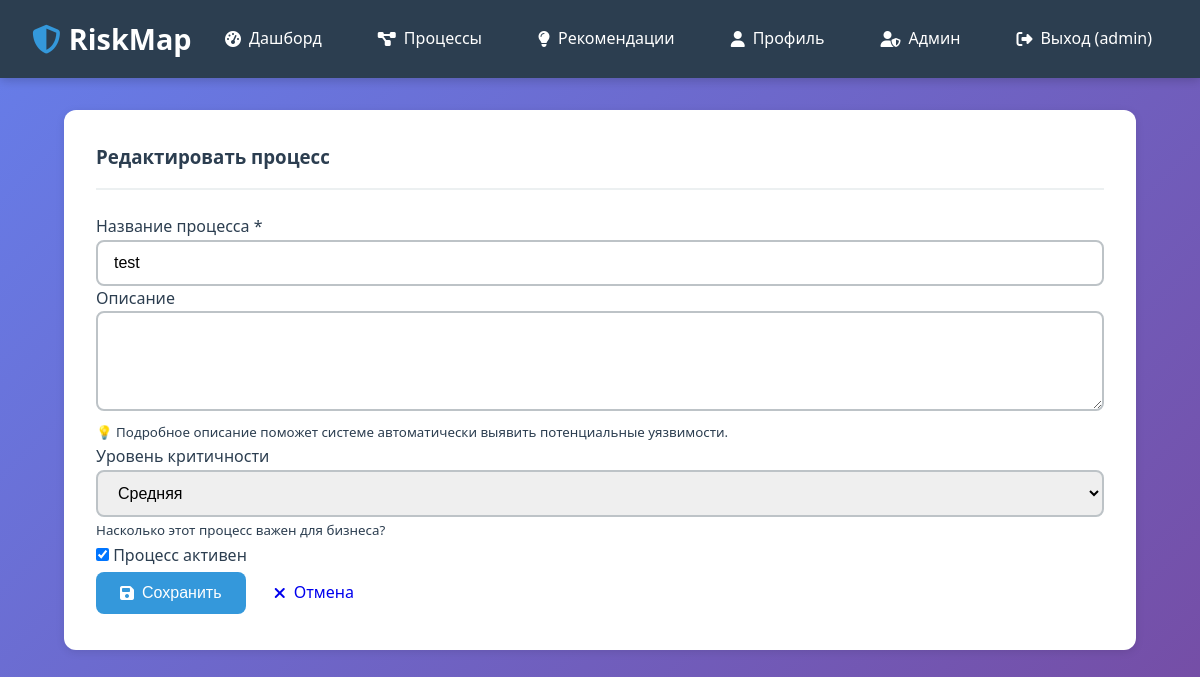
Page /processes/9/edit/ (signed in) on the committed database.
### apps/authentication/models.py (models this page shows, shortened)
class User(AbstractUser):
    email = models.EmailField(unique=True, verbose_name='Email')
    created_at = models.DateTimeField(auto_now_add=True, verbose_name='Дата регистрации')
    updated_at = models.DateTimeField(auto_now=True, verbose_name='Дата обновления')
    USERNAME_FIELD = 'username'
    REQUIRED_FIELDS = ['email']
    class Meta:
        verbose_name = 'Пользователь'
        verbose_name_plural = 'Пользователи'
        ordering = ['-created_at']
        db_table = 'users'

### apps/core/models.py (models this page shows, shortened)
class BusinessProcess(models.Model):
    CRITICALITY_CHOICES = [
        ('low', 'Низкая'),
        ('medium', 'Средняя'),
        ('high', 'Высокая'),
        ('critical', 'Критическая'),
    ]
    name = models.CharField('Название', max_length=255)
    description = models.TextField('Описание', blank=True)
    owner = models.ForeignKey(
        User,
        on_delete=models.CASCADE,
        related_name='business_processes',
        verbose_name='Владелец'
    )
    criticality = models.CharField(
        'Критичность',
        max_length=20,
        choices=CRITICALITY_CHOICES,
        default='medium'
    )
    created_at = models.DateTimeField('Дата создания', auto_now_add=True)
    updated_at = models.DateTimeField('Дата обновления', auto_now=True)
    is_active = models.BooleanField('Активен', default=True)
    class Meta:
        verbose_name = 'Бизнес-процесс'
        verbose_name_plural = 'Бизнес-процессы'
        ordering = ['-created_at']

### apps/core/views.py (the view)
# urls.py: path('processes/<int:pk>/edit/', views.business_process_edit, name='process_edit'),
@login_required
def business_process_edit(request, pk):
    process = get_object_or_404(BusinessProcess, pk=pk, owner=request.user)
    if request.method == 'POST':
        form = BusinessProcessForm(request.POST, instance=process)
        if form.is_valid():
            form.save()
            messages.success(request, f"✅ Процесс '{process.name}' обновлен!")
            return redirect('core:process_detail', pk=process.pk)
    else:
        form = BusinessProcessForm(instance=process)
    context = {'form': form, 'process': process, 'title': 'Редактировать процесс'}
    return render(request, 'core/business_process_form.html', context)

### apps/core/forms.py
class BusinessProcessForm(forms.ModelForm):
    class Meta:
        model = BusinessProcess
        fields = ['name', 'description', 'criticality', 'is_active']
        widgets = {
            'name': forms.TextInput(attrs={'class': 'form-control'}),
            'description': forms.Textarea(attrs={'class': 'form-control', 'rows': 4}),
            'criticality': forms.Select(attrs={'class': 'form-control'}),
            'is_active': forms.CheckboxInput(attrs={'class': 'form-check-input'}),
        }

### templates/core/business_process_form.html (shortened to what this page needs)
{% extends 'base.html' %}
{% block content %}
<div class="container py-4">
    <div class="row justify-content-center">
        <div class="col-lg-8">
            <div class="card shadow">
                <div class="card-header bg-primary text-white">
                    <h3 class="mb-0">{{ title }}</h3>
                </div>
                <div class="card-body p-4">
                    <form method="post">
                        <div class="mb-3">
                            <label for="id_name" class="form-label fw-bold">Название процесса <span class="text-danger">*</span></label>
                            {{ form.name }}
                        </div>
                        <div class="mb-3">
                            <label for="id_description" class="form-label fw-bold">Описание</label>
                            {{ form.description }}
                            <small class="text-muted d-block mt-2">
                                💡 Подробное описание поможет системе автоматически выявить потенциальные уязвимости.
                            </small>
                        </div>
                        <div class="mb-3">
                            <label for="id_criticality" class="form-label fw-bold">Уровень критичности</label>
                            {{ form.criticality }}
                            <small class="text-muted d-block mt-2">
                                Насколько этот процесс важен для бизнеса?
                            </small>
                        </div>
                        <div class="mb-3 form-check">
                            {{ form.is_active }}
                            <label class="form-check-label" for="id_is_active">
                                Процесс активен
                            </label>
                        </div>
                        <div class="d-flex gap-2">
                            <button type="submit" class="btn btn-primary btn-lg">
                                <i class="fas fa-save"></i> Сохранить
                            </button>
                            <a href="{% url 'core:process_list' %}" class="btn btn-secondary btn-lg">
                                <i class="fas fa-times"></i> Отмена
                            </a>
                        </div>
                    </form>
                </div>
            </div>
        </div>
    </div>
</div>
{% endblock %}

### templates/base.html (shortened to what this page needs)
<!DOCTYPE html>
<html lang="ru">
<head>
    <link href="https://cdn.jsdelivr.net/npm/vis-network@9.1.9/dist/dist/vis-network.min.css" rel="stylesheet">
    <link rel="stylesheet" href="https://cdnjs.cloudflare.com/ajax/libs/font-awesome/6.5.1/css/all.min.css">
</head>
<body>
    <nav class="navbar">
        <div class="navbar-container">
            <a href="{% url 'core:home' %}" class="navbar-brand">
                <i class="fas fa-shield-alt"></i>
                RiskMap
            </a>
            <ul class="navbar-menu">
                {% if user.is_authenticated %}
                    <li><a href="{% url 'core:dashboard' %}">
                        <i class="fas fa-tachometer-alt"></i> Дашборд
                    </a></li>
                    <li><a href="{% url 'core:process_list' %}">
                        <i class="fas fa-project-diagram"></i> Процессы
                    </a></li>
                    <li><a href="{% url 'core:recommendations' %}">
                        <i class="fas fa-lightbulb"></i> Рекомендации
                    </a></li>
                    <li><a href="{% url 'core:profile' %}">
                        <i class="fas fa-user"></i> Профиль
                    </a></li>
                {% if user.is_superuser %}
                <li><a href="{% url 'admin_panel:user_management' %}">
                    <i class="fas fa-user-shield"></i> Админ
                </a></li>
                {% endif %}
                    <li><a href="{% url 'authentication:logout' %}">
                        <i class="fas fa-sign-out-alt"></i> Выход ({{ user.username }})
                    </a></li>
                {% endif %}
            </ul>
        </div>
    </nav>
    <div class="container">
        {% block content %}{% endblock %}
    </div>
</body>
</html>

### templates/base.html (style rules this page uses)
* { margin: 0; padding: 0; box-sizing: border-box; }
:root { --primary-color: #2c3e50; --secondary-color: #3498db; --accent-color: #e74c3c; --success-color: #27ae60; --warning-color: #f39c12; --danger-color: #e74c3c; --light-bg: #ecf0f1; --dark-text: #2c3e50; --light-text: #7f8c8d; --border-color: #bdc3c7; --card-shadow: 0 2px 8px rgba(0,0,0,0.1); --hover-shadow: 0 4px 16px rgba(0,0,0,0.15); }
body { font-family: 'Segoe UI', Tahoma, Geneva, Verdana, sans-serif; background: linear-gradient(135deg, #667eea 0%, #764ba2 100%); background-attachment: fixed; color: var(--dark-text); line-height: 1.6; min-height: 100vh; }
.navbar { background: var(--primary-color); color: white; padding: 1rem 0; box-shadow: 0 2px 10px rgba(0,0,0,0.2); position: sticky; top: 0; z-index: 1000; }
.navbar-container { max-width: 1400px; margin: 0 auto; padding: 0 2rem; display: flex; justify-content: space-between; align-items: center; }
.navbar-brand { font-size: 1.8rem; font-weight: bold; color: white; text-decoration: none; display: flex; align-items: center; gap: 0.5rem; }
.navbar-brand i { color: var(--secondary-color); }
.navbar-menu { display: flex; list-style: none; gap: 1.5rem; align-items: center; }
.navbar-menu a { color: white; text-decoration: none; padding: 0.5rem 1rem; border-radius: 5px; transition: all 0.3s ease; display: flex; align-items: center; gap: 0.5rem; }
.container { max-width: 1400px; margin: 2rem auto; padding: 0 2rem; }
.card { background: white; border-radius: 12px; padding: 2rem; margin-bottom: 2rem; box-shadow: var(--card-shadow); transition: all 0.3s ease; }
.card-header { display: flex; justify-content: space-between; align-items: center; margin-bottom: 1.5rem; padding-bottom: 1rem; border-bottom: 2px solid var(--light-bg); }
.card-body { color: var(--dark-text); }
.btn { display: inline-flex; align-items: center; gap: 0.5rem; padding: 0.75rem 1.5rem; border: none; border-radius: 8px; font-size: 1rem; cursor: pointer; text-decoration: none; transition: all 0.3s ease; font-weight: 500; }
.btn-primary { background: var(--secondary-color); color: white; }
.form-control { width: 100%; padding: 0.75rem 1rem; border: 2px solid var(--border-color); border-radius: 8px; font-size: 1rem; transition: all 0.3s ease; }

### rows in the picture
User: username "admin"
BusinessProcess: name "test", criticality "Средняя", is_active "☑"

### other values in the picture
{{ title }} "Редактировать процесс"
